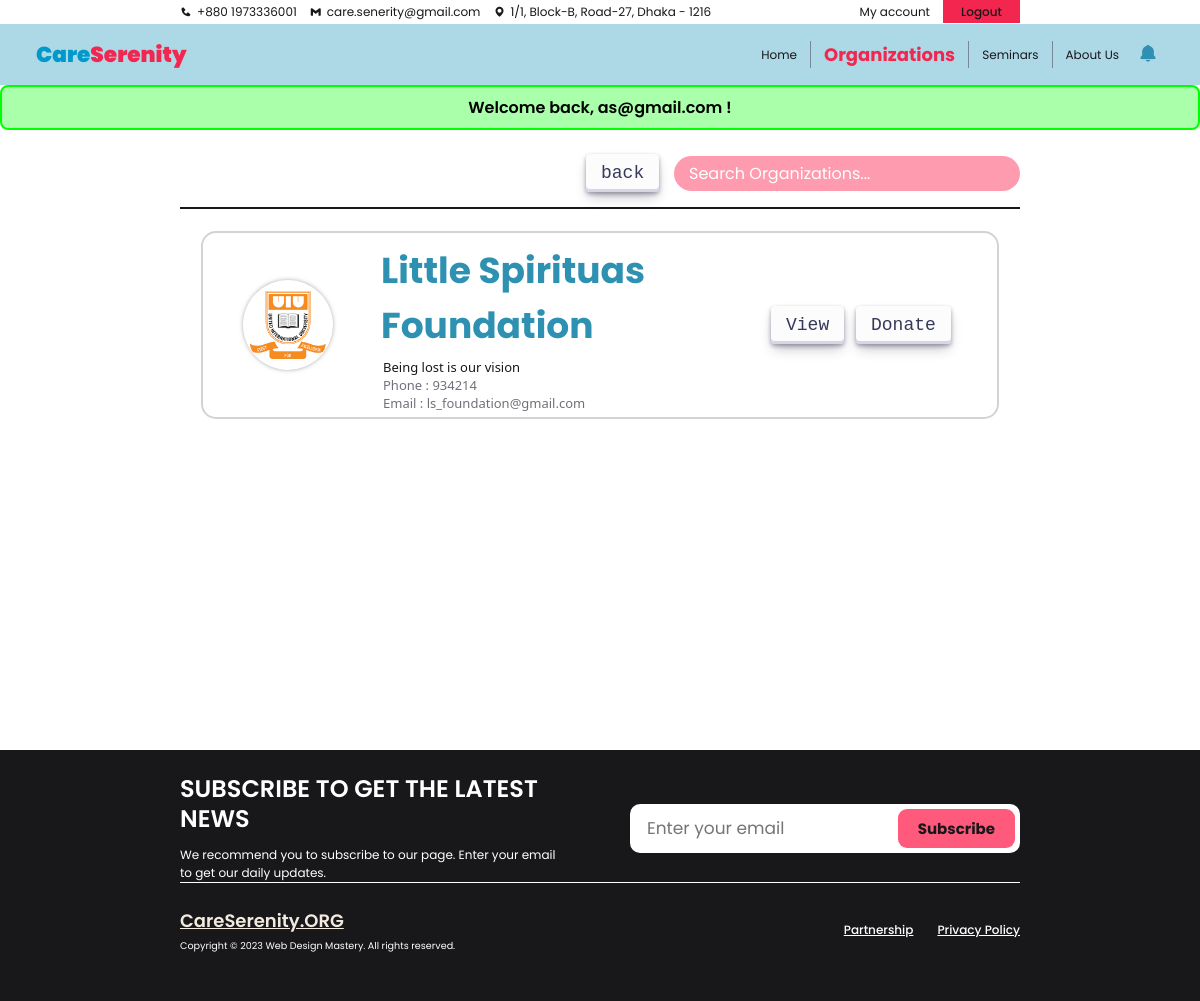
/O_organization.php (signed in), run on an earlier commit of the app's database.
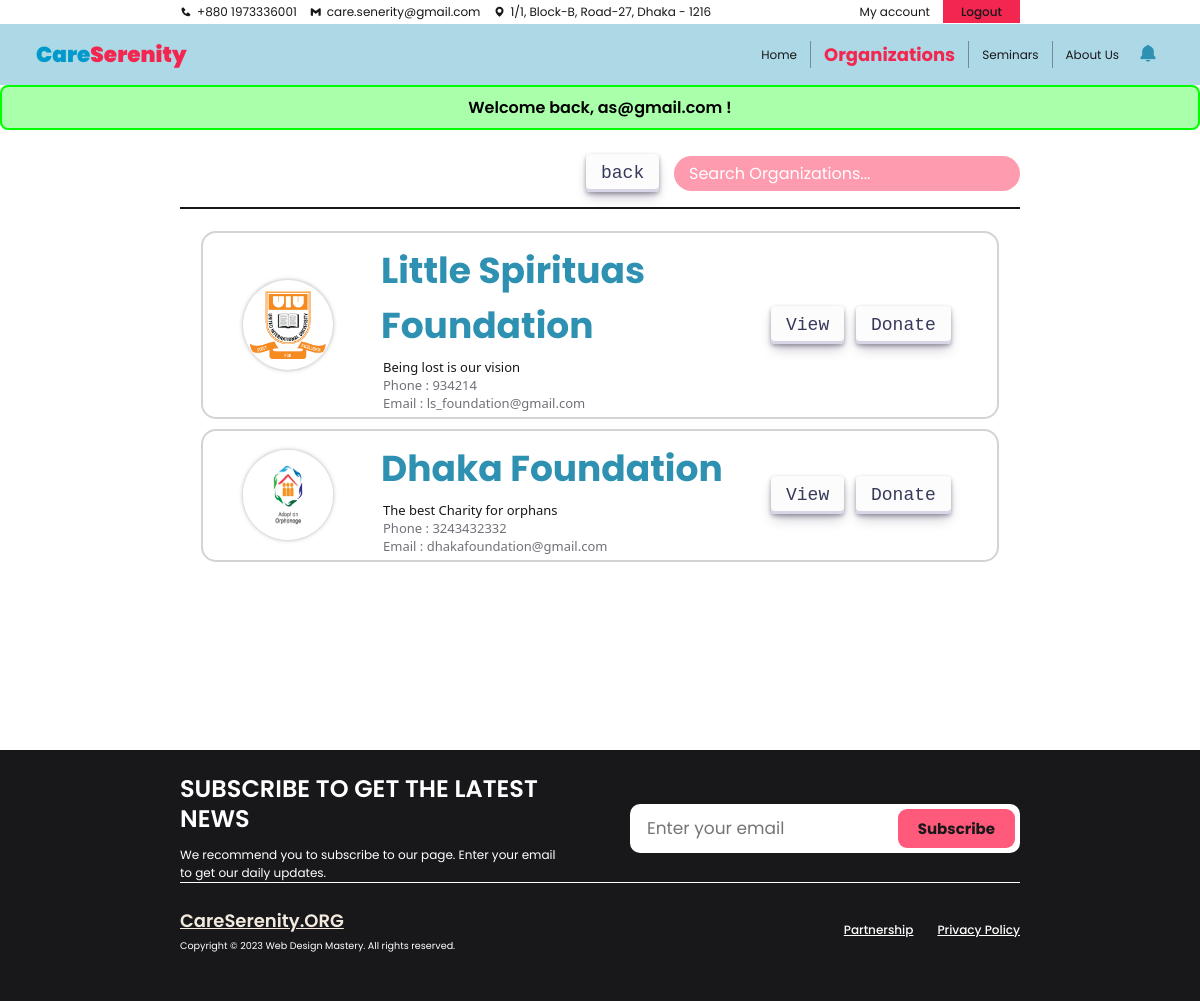
And on a later commit of the database.
### tables this page shows
CREATE TABLE `org_list` (
  `org_id` int NOT NULL,
  `org_name` varchar(255) DEFAULT NULL,
  `acc_id` int NOT NULL,
  `org_description` text,
  `org_email` varchar(255) DEFAULT NULL,
  `org_phone` varchar(255) DEFAULT NULL,
  `org_website` varchar(255) DEFAULT NULL,
  `org_logo` varchar(255) DEFAULT NULL,
  `established` varchar(255) DEFAULT NULL,
  `org_location` varchar(255) DEFAULT NULL,
  `org_vision` varchar(255) DEFAULT NULL,
  `org_reviews` decimal(2,2) DEFAULT NULL
);

### organization_fetch_BE.php (the view, shortened to what this page needs)
<?php
    include('./db_con.php');
    if (!isset($_SESSION['acc_id']) && !isset($_SESSION['role'])) {
        $_SESSION["negative"] = "Warning. You have to login first";
        header("Location: ./login.php");
        exit();
    } else {
        $role = $_SESSION['role'];
        $acc_id = $_SESSION['acc_id'];
        $query = "SELECT * FROM org_list WHERE acc_id != $acc_id";
        $result = mysqli_query($con, $query);
        if (mysqli_num_rows($result) > 0) {
            while ($row = mysqli_fetch_assoc($result)) {
                echo '<div class="org-card">';
                    echo '<div class="x">';
                        echo '<div class="org_img"><img src="./assets/' . $row['org_logo'] . '" alt=""></div>';
                        echo '<div class="org_info">';
                            echo '<h1 class="org_title">' . $row['org_name'] . '</h1>';
                            echo '<p class="org_vision">' . $row['org_vision'] . '</p>';
                            echo '<p>Phone : ' . $row['org_phone'] . '</p>';
                            echo '<p>Email : ' . $row['org_email'] . '</p>';
                        echo '</div>';
                    echo '</div>';
                    echo '<div class="action_button">';
                        if ($role == 'org') {
                            echo '<a href="./O_see_organization_profile.php?org_id=' . $row['org_id'] . '" id="button-30"> Visit </a>';
                            echo '<a href="./O_donation.php?org_id=' . $row['org_id'] . '" id="button-30"> Donate </a>';
                        } else if ($role == 'admin') {
                            echo '<a href="#?org_id=' . $row['org_id'] . '"> Visit </a>';
                        } else {
                            echo '<a href="./U_see_organization_profile.php?org_id=' . $row['org_id'] . '" id="button-30"> View </a>';
                            echo '<a href="./U_donation.php?org_id=' . $row['org_id'] . '" id="button-30"> Donate </a>';
                        }
                    echo '</div>';
                echo '</div>';
            }
        } else {
            echo '<p id="notFound">Organization not found.</p>';
        }
    }
?>

What changed in the data, as far as the page shows it:
added org_list: org_logo (picture), org_name "Dhaka Foundation", org_vision "The best Charity for orphans", org_phone "3243432332", org_email "dhakafoundation@gmail.com"
